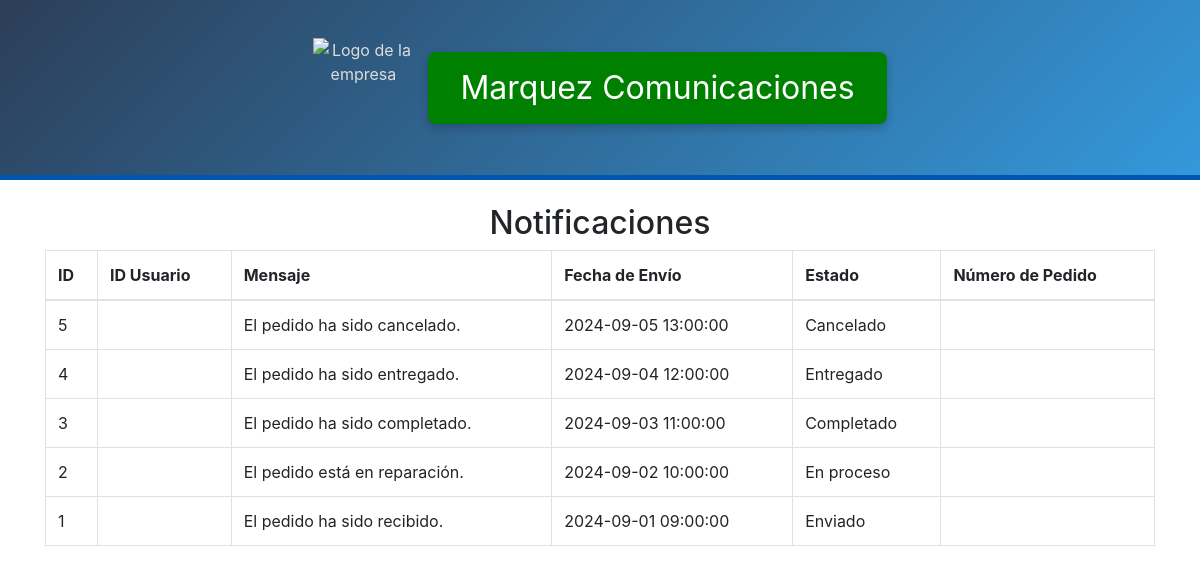
The app's page /notificaciones/ver_notificacion.php with its own data.
### tables this page shows
CREATE TABLE `notificaciones` (
  `id_notificaciones` int(11) NOT NULL,
  `mensaje` text NOT NULL,
  `fecha_de_envío` datetime DEFAULT NULL,
  `estado` varchar(50) NOT NULL,
  `numero_orden` varchar(255) DEFAULT NULL,
  `id_pedidos_de_reparacion` int(11) NOT NULL
);

### notificaciones/ver_notificacion.php (the view, shortened to what this page needs)
<?php
require_once '../base_datos/db.php';
$sql = "SELECT * FROM notificaciones ORDER BY fecha_de_envío DESC";
$result = $conn->query($sql);
include('../includes/header.php');
?>
<!DOCTYPE html>
<html lang="es">
<head>
    <link rel="stylesheet" href="https://stackpath.bootstrapcdn.com/bootstrap/4.5.2/css/bootstrap.min.css">
</head>
<body>
    <div class="container my-4">
        <h2 class="text-center">Notificaciones</h2>
        <table class="table table-bordered">
            <thead>
                <tr>
                    <th>ID</th>
                    <th>ID Usuario</th>
                    <th>Mensaje</th>
                    <th>Fecha de Envío</th>
                    <th>Estado</th>
                    <th>Número de Pedido</th>
                </tr>
            </thead>
            <tbody>
                <?php
                if ($result->num_rows > 0) {
                    while ($row = $result->fetch_assoc()) {
                        echo "<tr>";
                        echo "<td>{$row['id_notificaciones']}</td>";
                        echo "<td>{$row['id_usuarios']}</td>";
                        echo "<td>{$row['mensaje']}</td>";
                        echo "<td>{$row['fecha_de_envío']}</td>";
                        echo "<td>{$row['estado']}</td>";
                        echo "<td>{$row['numero_pedido']}</td>";
                        echo "</tr>";
                    }
                } else {
                    echo "<tr><td colspan='6'>No hay notificaciones.</td></tr>";
                }
                ?>
            </tbody>
        </table>
    </div>
</body>
</html>

### includes/header.php (style rules this page uses)
body { padding-top: 180px; }

### records on screen
notificaciones: id_notificaciones "5", mensaje "El pedido ha sido cancelado.", fecha_de_envío "2024-09-05 13:00:00", estado "Cancelado"
notificaciones: id_notificaciones "4", mensaje "El pedido ha sido entregado.", fecha_de_envío "2024-09-04 12:00:00", estado "Entregado"
notificaciones: id_notificaciones "3", mensaje "El pedido ha sido completado.", fecha_de_envío "2024-09-03 11:00:00", estado "Completado"
notificaciones: id_notificaciones "2", mensaje "El pedido está en reparación.", fecha_de_envío "2024-09-02 10:00:00", estado "En proceso"
notificaciones: id_notificaciones "1", mensaje "El pedido ha sido recibido.", fecha_de_envío "2024-09-01 09:00:00", estado "Enviado"
